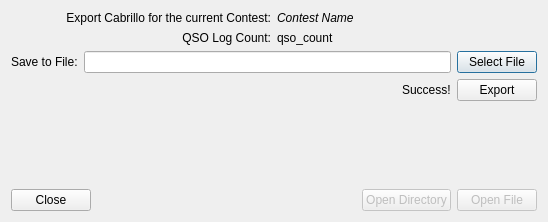
<?xml version="1.0" encoding="UTF-8"?>
<ui version="4.0">
 <class>CabrilloExport</class>
 <widget class="QDialog" name="CabrilloExport">
  <property name="geometry">
   <rect>
    <x>0</x>
    <y>0</y>
    <width>548</width>
    <height>222</height>
   </rect>
  </property>
  <property name="windowTitle">
   <string>Cabrillo File Export</string>
  </property>
  <layout class="QVBoxLayout" name="verticalLayout">
   <item>
    <layout class="QGridLayout" name="gridLayout">
     <item row="0" column="0">
      <widget class="QLabel" name="label_intro">
       <property name="sizePolicy">
        <sizepolicy hsizetype="Preferred" vsizetype="Preferred">
         <horstretch>0</horstretch>
         <verstretch>0</verstretch>
        </sizepolicy>
       </property>
       <property name="text">
        <string>Export Cabrillo for the current Contest:</string>
       </property>
       <property name="alignment">
        <set>Qt::AlignRight|Qt::AlignTrailing|Qt::AlignVCenter</set>
       </property>
       <property name="wordWrap">
        <bool>true</bool>
       </property>
      </widget>
     </item>
     <item row="0" column="1">
      <widget class="QLabel" name="label_contest">
       <property name="font">
        <font>
         <italic>true</italic>
        </font>
       </property>
       <property name="text">
        <string>Contest Name</string>
       </property>
      </widget>
     </item>
     <item row="1" column="0">
      <widget class="QLabel" name="label_3">
       <property name="text">
        <string>QSO Log Count:</string>
       </property>
       <property name="alignment">
        <set>Qt::AlignRight|Qt::AlignTrailing|Qt::AlignVCenter</set>
       </property>
      </widget>
     </item>
     <item row="1" column="1">
      <widget class="QLabel" name="label_qso_count">
       <property name="text">
        <string>qso_count</string>
       </property>
      </widget>
     </item>
    </layout>
   </item>
   <item>
    <layout class="QHBoxLayout" name="horizontalLayout">
     <item>
      <widget class="QLabel" name="label">
       <property name="text">
        <string>Save to File:</string>
       </property>
      </widget>
     </item>
     <item>
      <widget class="QLineEdit" name="file_path">
       <property name="focusPolicy">
        <enum>Qt::NoFocus</enum>
       </property>
       <property name="alignment">
        <set>Qt::AlignRight|Qt::AlignTrailing|Qt::AlignVCenter</set>
       </property>
       <property name="readOnly">
        <bool>true</bool>
       </property>
       <property name="placeholderText">
        <string/>
       </property>
      </widget>
     </item>
     <item>
      <widget class="QPushButton" name="button_file">
       <property name="text">
        <string>Select File</string>
       </property>
       <property name="icon">
        <iconset theme="SP_DirOpenIcon">
         <normaloff>.</normaloff>.</iconset>
       </property>
       <property name="default">
        <bool>true</bool>
       </property>
      </widget>
     </item>
    </layout>
   </item>
   <item>
    <layout class="QHBoxLayout" name="horizontalLayout_3">
     <item>
      <spacer name="horizontalSpacer_2">
       <property name="orientation">
        <enum>Qt::Horizontal</enum>
       </property>
       <property name="sizeHint" stdset="0">
        <size>
         <width>40</width>
         <height>20</height>
        </size>
       </property>
      </spacer>
     </item>
     <item>
      <widget class="QLabel" name="label_success">
       <property name="text">
        <string>Success!</string>
       </property>
      </widget>
     </item>
     <item>
      <widget class="QPushButton" name="button_export">
       <property name="text">
        <string>Export</string>
       </property>
       <property name="autoDefault">
        <bool>false</bool>
       </property>
      </widget>
     </item>
    </layout>
   </item>
   <item>
    <spacer name="verticalSpacer">
     <property name="orientation">
      <enum>Qt::Vertical</enum>
     </property>
     <property name="sizeHint" stdset="0">
      <size>
       <width>20</width>
       <height>40</height>
      </size>
     </property>
    </spacer>
   </item>
   <item>
    <layout class="QHBoxLayout" name="horizontalLayout_2">
     <item>
      <widget class="QPushButton" name="button_close">
       <property name="text">
        <string>Close</string>
       </property>
       <property name="autoDefault">
        <bool>false</bool>
       </property>
      </widget>
     </item>
     <item>
      <spacer name="horizontalSpacer">
       <property name="orientation">
        <enum>Qt::Horizontal</enum>
       </property>
       <property name="sizeHint" stdset="0">
        <size>
         <width>40</width>
         <height>20</height>
        </size>
       </property>
      </spacer>
     </item>
     <item>
      <widget class="QPushButton" name="button_open_dir">
       <property name="enabled">
        <bool>false</bool>
       </property>
       <property name="text">
        <string>Open Directory</string>
       </property>
       <property name="autoDefault">
        <bool>false</bool>
       </property>
      </widget>
     </item>
     <item>
      <widget class="QPushButton" name="button_open_file">
       <property name="enabled">
        <bool>false</bool>
       </property>
       <property name="text">
        <string>Open File</string>
       </property>
       <property name="autoDefault">
        <bool>false</bool>
       </property>
      </widget>
     </item>
    </layout>
   </item>
  </layout>
 </widget>
 <tabstops>
  <tabstop>button_file</tabstop>
  <tabstop>button_export</tabstop>
  <tabstop>button_open_dir</tabstop>
  <tabstop>button_open_file</tabstop>
  <tabstop>button_close</tabstop>
 </tabstops>
 <resources/>
 <connections/>
 <buttongroups>
  <buttongroup name="buttonGroup_2"/>
 </buttongroups>
</ui>
